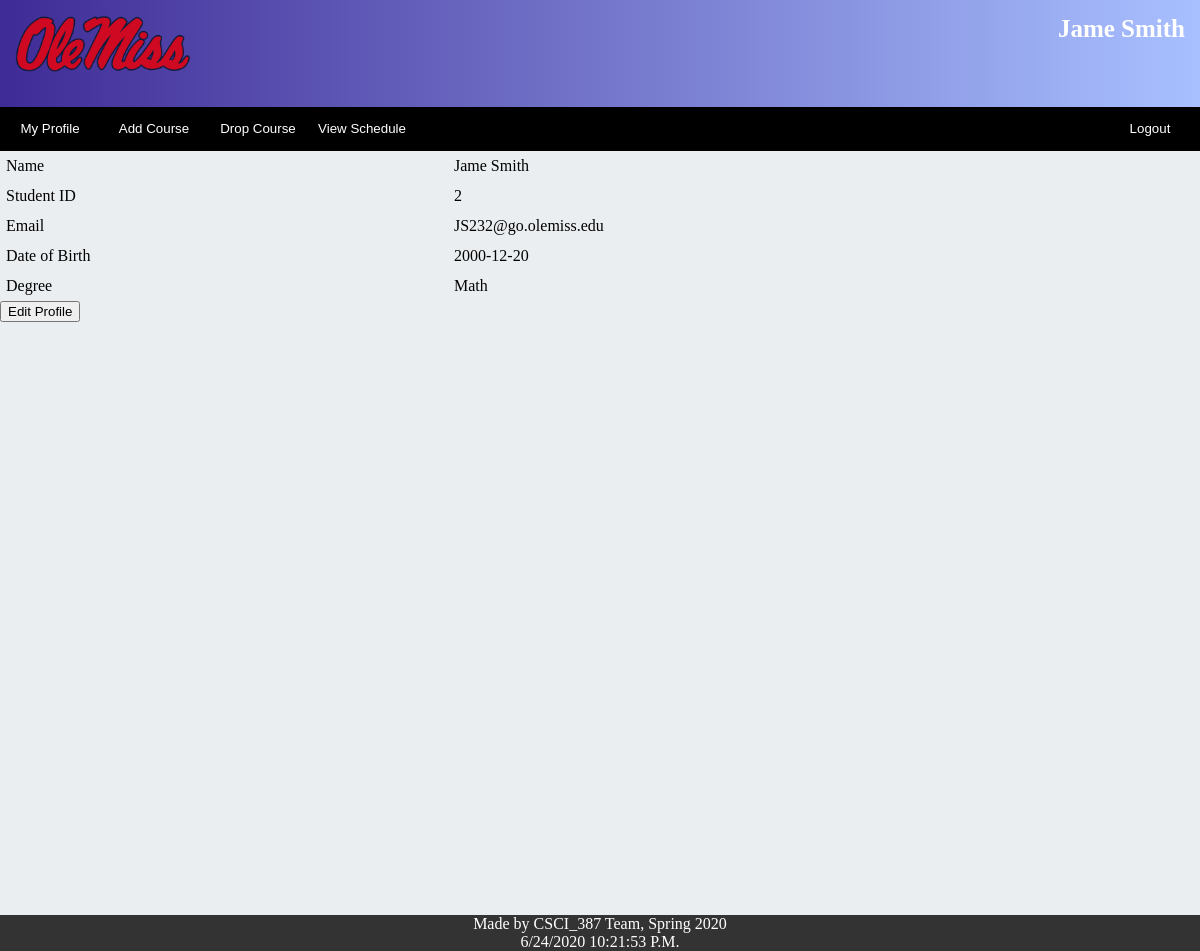
/public_html/test.php (signed in), run on the app's committed database.
### tables this page shows
CREATE TABLE Student (
    StudentID int NOT NULL,
    First_Name varchar(30) ,
    Last_Name varchar(20) ,
    Status_year varchar(10) ,
    Credits_taken int ,
    Academic_hold bool ,
    Degree varchar(20) ,
    GPA double ,
    Email varchar(50),
    advisorID int ,
    Birthday date ,
    CONSTRAINT Student_pk PRIMARY KEY (StudentID)
);

### public_html/test.php (the view, shortened to what this page needs)
<?php
require_once("functions.php");
$mysqli = Database::dbConnect();
$mysqli -> setAttribute(PDO::ATTR_ERRMODE, PDO::ERRMODE_EXCEPTION);
$query = "SELECT * FROM Student WHERE StudentID = ? LIMIT 1";
$stmt = $mysqli -> prepare($query);
$stmt -> execute([$_SESSION["id"]]);
$row = $stmt->fetch(PDO::FETCH_ASSOC);
?>
<html lang="en">
<head>
    <link rel="stylesheet" href="https://cdnjs.cloudflare.com/ajax/libs/font-awesome/4.7.0/css/font-awesome.min.css">
		<link rel="stylesheet" href="https://ajax.googleapis.com/ajax/libs/jqueryui/1.10.1/themes/base/minified/jquery-ui.min.css" type="text/css" />
		<link rel='stylesheet' href='stylesheets/alert.css'>
 	<link rel="stylesheet" href="stylesheets/profileTest.css">
 	<link rel="stylesheet" href="stylesheets/mobilestyle.css">
	 <link rel="stylesheet" type="text/css" href="stylesheets/Add.css">
	 <link rel="stylesheet" href="stylesheets/courseViewT.css">
</head>
<body>
<div class="headerP" style="padding-bottom: 1%">
  <img onclick="loadHome()" style="
  margin-right: auto;
  width: 15%;"src="images/logo.png" alt="Ole Miss Logo">
  <div class="user">
  <?php
echo"<td class='user'>  ".$row["First_Name"]."  ".$row["Last_Name"]."</td>";
?>
</div>
</div>
<div class="topnav" id="nav">
 <button class="buttonP" onClick="loadProfile()" ><p>My Profile</p></button>
			<button class="buttonP" onclick="addCourse()" ><p>Add Course<p></button>
			<button class="buttonP" onClick="deleteCourse()"  ><p>Drop Course</p></button>
			<button class="buttonP" onclick="viewSchedule()" ><p>View Schedule<p></button>
<div class="name">
      <button class="buttonP" onclick="logout()" ><p>Logout<p></button>
</div>
</div>
    <div class="targetP" >
        <?php
  echo"<table>";
  echo"<td>Name</td>";
  echo"  <td>".$row["First_Name"]."  ".$row["Last_Name"]."</td>";
  echo"<tr>";
  echo  "<td>Student ID</td>";
  echo"  <td>".$_SESSION["id"]."</td>";
    echo"</tr>";
    echo"<tr>";
  echo"<td>Email</td>";
  echo"<td>".$row["Email"]."</td>";
  echo"</tr>";
  echo"  <tr>";
  echo"<td>Date of Birth</td>";
  echo"<td>".$row["Birthday"]."</td>";
  echo"</tr>";
  echo"    <tr>";
  echo"<td>Degree</td>";
  echo"<td>".$row["Degree"]."</td>";
  echo"</tr>";
  echo"</table>";
        ?>
        <button class="editButton" onclick = "editProfile()"> Edit Profile </button>
    </div>
     <div class="footer">
</div>
</body>
</html>

### public_html/stylesheets/profile.css (style rules this page uses)
body { height: 100vh; width: 100vw; margin-top: 0px; margin-left: 0px; }
div { padding: 0px; margin: 0px; }
@media screen and (min-width: 570px) { .headerP { padding: 15px; margin: 0px; text-align: left; background: linear-gradient(blue, 10%, pink); color: blue; font-size: 40px; font-family: Apple Chancery, cursive; font-weight: bold; height: 10%; } }
@media screen and (min-width: 570px) { .topnav { background-color:#8d8df7; min-height:30px; color: white; } }
@media screen and (min-width: 570px) { .name { width: 200px; display: inline-block; } }
@media screen and (min-width: 570px) { .targetP { width: 100%-226px; height: 85%;margin-top:0px; margin-right: 0px; margin-left: 226px; background: linear-gradient(blue, 10%, pink); } }
@media screen and (min-width: 570px) { .buttonP { display: inline-block; border-radius: 0px; width: 100%; max-width: 260px; background: linear-gradient(blue, 10%, pink); color: white; } }
.footer { position: fixed; width: 100%; bottom: 0; left: 0; text-align: center; background-color: #333; color: white; }

### public_html/stylesheets/profileTest.css (style rules this page uses)
body { height: 100vh; width: 100vw; margin-top: 0px; margin-left: 0px; }
div { padding: 0px; margin: 0px; }
.headerP { padding: 15px; margin: 0px; text-align: left; background: linear-gradient(90deg, #3F2B96 0%, #A8C0FF 100%); font-size: 40px; font-family: Apple Chancery, cursive; font-weight: bold; height: 10%; color: white; }
.topnav { background-color:black; min-height:30px; color: white; }
.user { float:right; margin-bottom: auto; height: 25px; font-size: 25px; }
.name { width: 100px; float: right; text-align: center; margin-right: 0px; }
.targetP { width: 100%; min-height: 100%;margin-top:0px; margin-right: 0px; margin-left:0px; background: #ebeef0; }
.buttonP { border-style: hidden; border-radius: 0px; width: 100px; background: black; color: white; }

### public_html/stylesheets/courseViewT.css (style rules this page uses)
@media only screen and (min-width: 574px) { table { width: 100%; } }
table { border-collapse:collapse; border-style: hidden; }
td, th { padding: 6px; border: 0px solid #ccc; }

### data on the page
student: First_Name "Jame", Last_Name "Smith", Email "JS232@go.olemiss.edu", Birthday "2000-12-20", Degree "Math"

### other printed values
$_SESSION["id"] "2"
$name "CSCI_387 Team"
